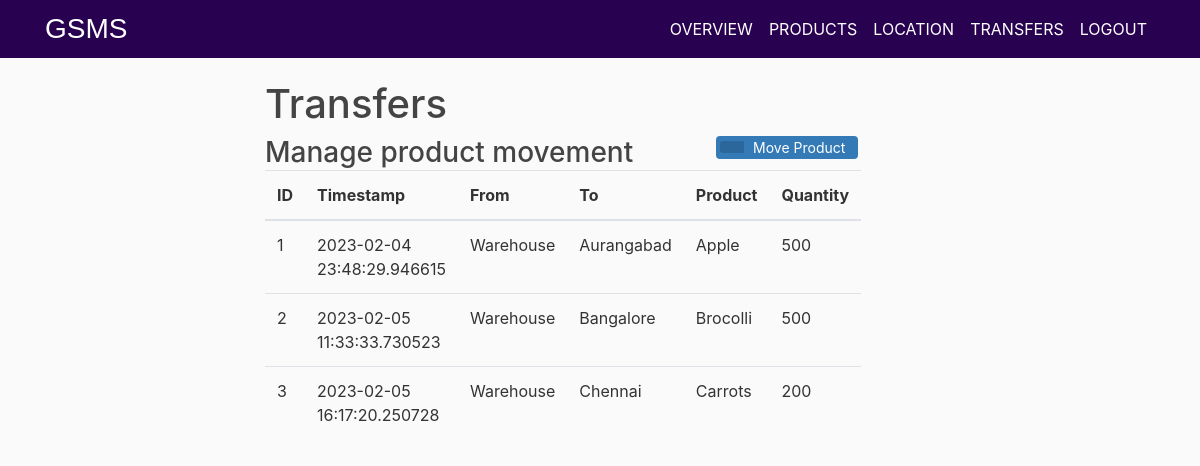
The page /Transfers on the database its author committed.
### app.py (models this page shows, shortened)
class Movement(db.Model):
    mid = db.Column(db.Integer, primary_key= True)
    ts = db.Column(db.DateTime, default=datetime.datetime.utcnow)
    frm = db.Column(db.String(20), nullable = False)
    to = db.Column(db.String(20), nullable = False)
    pname = db.Column(db.String(20), nullable = False)
    pqty = db.Column(db.Integer, nullable = False)

### app.py (the view, shortened to what this page needs)
@app.route("/Transfers", methods = ['GET', 'POST'])
def move():
    form = moveproduct()
    details = Movement.query.all()
    pdetails = Product.query.all()
    exists = bool(Movement.query.all())
    if exists== False and request.method == 'GET' :
            flash(f'Transfer products  to view','info')
    prod_choices = Product.query.with_entities(Product.prod_name,Product.prod_name).all()
    loc_choices = Location.query.with_entities(Location.loc_name,Location.loc_name).all()
    prod_list_names = [('Product_Name','Product_Name')]
    src_list_names,dest_list_names=[('Warehouse','Warehouse')],[('Warehouse','Warehouse')]
    prod_list_names+=prod_choices
    src_list_names+=loc_choices
    dest_list_names+=loc_choices
    form.mprodname.choices = prod_list_names
    form.src.choices = src_list_names
    form.destination.choices = dest_list_names
    return render_template('move.html',title = 'Transfers',form = form,details= details)

### templates/move.html (shortened to what this page needs)
{% extends "overview.html" %}
{% block content %}
  <div class="container">
<h1>Transfers</h1>
<div >
  <h3 style="display: inline-block;margin:0;"> Manage product movement</h3>
  <button type="button" class="btn btn-add" data-toggle="modal" data-target="#exampleModal">
   <span class="btn-icon-add"></span>Move Product</button>
</div>
<table class="table table-hover">
<thead>
 <tr>
   <th>ID</th>
   <th>Timestamp</th>
   <th>From</th>
   <th>To</th>
   <th>Product</th>
   <th>Quantity </th>
 </tr>
</thead>
<tbody>
{%for d in details%}
 <tr>
   <td>{{d.mid}}</td>
   <td>{{d.ts}}</td>
   <td>{{d.frm}}</td>
   <td>{{d.to}}</td>
   <td>{{d.pname}}</td>
   <td>{{d.pqty}}</td>
 </tr>
 {% endfor %}
</tbody>
</table>
</div>
{% endblock content %}

### templates/overview.html (shortened to what this page needs)
<!DOCTYPE html>
<html>
  <head>
    <link rel="stylesheet" href="https://maxcdn.bootstrapcdn.com/bootstrap/4.0.0/css/bootstrap.min.css">
    <link rel="stylesheet" type="text/css" href="{{ url_for('static', filename='main.css') }}">
    <link href="//netdna.bootstrapcdn.com/bootstrap/3.0.0/css/bootstrap-glyphicons.css" rel="stylesheet">
  </head>
  <body>
    <header class="site-header">
      <nav class="navbar navbar-expand-md navbar-dark bg-steel fixed-top">
        <div class="container">
          <a class="Main" href="/Overview">GSMS</a>
          <div class="collapse navbar-collapse" id="navbarToggle">
            <div class="navbar-nav">
              <a class="nav-item nav-link" href="/">OVERVIEW</a>
              <a class="nav-item nav-link" href="/Product">PRODUCTS</a>
              <a class="nav-item nav-link" href="/Location">LOCATION</a>
              <a class="nav-item nav-link" href="/Transfers">TRANSFERS</a>
              <a class="nav-item nav-link" href="{{ url_for('logout') }}">LOGOUT</a>
            </div>
          </div>
        </div>
      </nav>
</header>
<main role="main" class="container-content">
      <div class="row">
        <div class="col-md-8">
          {% block content %}{% endblock %}
       </div>
    </div>
</main>
  </head>
  </body>
</html>

### static/main.css (style rules this page uses)
body { background: #fafafa; color: #333333; margin-top: 5rem; }
h1, h2, h3, h4, h5, h6 { color: #444444; }
a { color: white; }
.btn-icon-add { position: relative; left: -9px; display: inline-block;padding: 6px 12px; background: rgba(0,0,0,0.15); border-radius: 3px 0 0 3px; color: white; font-size: 14px; }
.btn-add { padding-top: 0; padding-bottom: 0; background-color:#337ab7; color: white; font-size: 14px; float: right; }
.btn { margin-bottom:5px;font-size: 14px; }
.container-content { margin-top: 60px; margin-left: 250px; }
.Main { color: white; font-family: sans-serif; font-size: 28px; }
.bg-steel { background-color: #280251; }
.site-header .navbar-nav .nav-link { color:white ; }
html { visibility: visible; opacity: 1; }

### templates/overview.html (style rules this page uses)
html { visibility: hidden;opacity:0; }

### rows shown on the page
Movement: mid "1", ts "2023-02-04 23:48:29.946615", frm "Warehouse", to "Aurangabad", pname "Apple", pqty "500"
Movement: mid "2", ts "2023-02-05 11:33:33.730523", frm "Warehouse", to "Bangalore", pname "Brocolli", pqty "500"
Movement: mid "3", ts "2023-02-05 16:17:20.250728", frm "Warehouse", to "Chennai", pname "Carrots", pqty "200"
